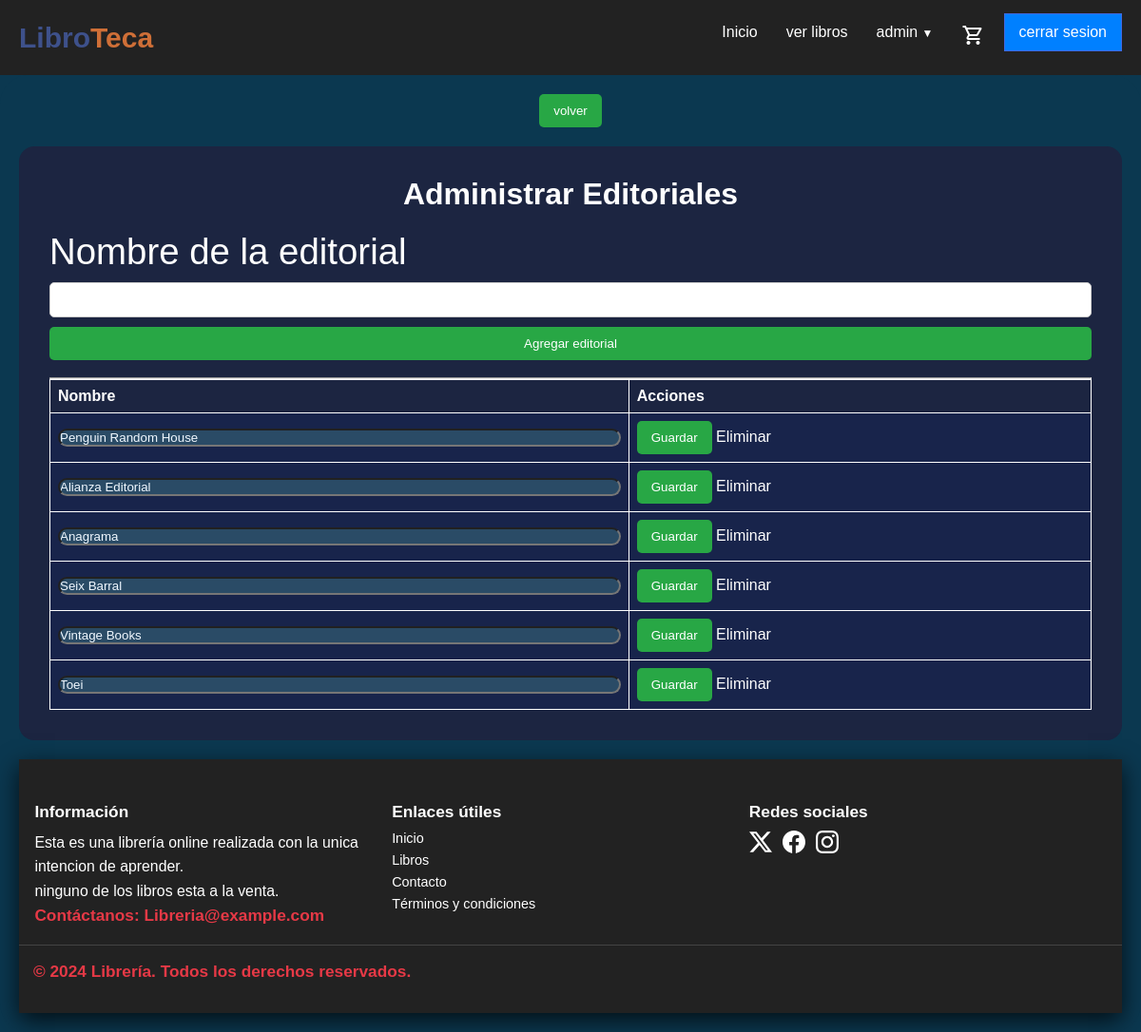
Screenshot of /agregareditorial (signed in) with the database file from the repository.
### models/controladordatabase.py (models this page shows, shortened)
class Editorial(db.Model):
    __tablename__ = 'Editorial'
    id = db.Column(db.Integer, primary_key=True)
    nombre = db.Column(db.String(100), nullable=False)
    pais = db.Column(db.String(100), nullable=True)
    libros = db.relationship('Libros', backref='editorial', lazy=True)

### routes/libros.py (the view, shortened to what this page needs)
@libros.route('/agregareditorial', methods=['GET', 'POST'])
@admin_required
def agregar_editorial():
    editoriales = Editorial.query.all()
    return render_template('libros/agregar_editorial.html', editoriales=editoriales)

### routes/login.py (called while the page is built)
def admin_required(f):
    @wraps(f)
    def decorated_function(*args, **kwargs):
        if "nombre" not in session:
            flash("Acceso denegado: Debes iniciar sesión.")
            return redirect(url_for('user.index_login'))
        if session.get('rol') != 'admin':
            flash("Acceso denegado: Se requiere rol de administrador.")
            return redirect(url_for('libros.bienvenida'))
        return f(*args, **kwargs)
    return decorated_function

### templates/libros/agregar_editorial.html
{% extends 'layout.html' %}
{% block content %}
<button onclick="window.history.back()">volver</button>
<div class="container">
    <h1>Administrar Editoriales</h1>
    <form action="{{ url_for('libros.agregar_editorial') }}" method="post">
        <label for="nombre_editorial">Nombre de la editorial</label>
        <input type="text" name="nombre_editorial" class="input_field" required>
        <button type="submit" class="btn_log">Agregar editorial</button>
    </form><br>
    <hr>
    <table class="table">
        <thead>
            <tr>
                <th>Nombre</th>
                <th>Acciones</th>
            </tr>
        </thead>
        <tbody>
            {% for editorial in editoriales %}
            <tr>
                <form action="{{ url_for('libros.editar_editorial', id=editorial.id) }}" method="post">
                    <td>
                        <input style="border-radius: 30px; width: 100%; height: 100%; background-color: #2a4b66; color: aliceblue;" type="text" name="nombre_editorial" value="{{ editorial.nombre }}" class="input_field" required>
                    </td>
                    <td>
                        <button type="submit" class="btn_log">Guardar</button>
                        <a href="{{ url_for('libros.eliminar_editorial', id=editorial.id) }}" class="btn_delete" onclick="return confirm('¿Estás seguro de eliminar esta editorial?');">Eliminar</a>
                    </td>
                </form>
            </tr>
            {% endfor %}
        </tbody>
    </table>
</div>
{% endblock %}

### static/css/tabla.css (style rules this page uses)
table { margin: 0 0 0 0; width: 100%; border-collapse: collapse; }
th, td { border: 1px solid #ffffff; padding: 8px; text-align: left; color: #ffffff; background-color: #18244b; }
th { background-color: var(--color-azul-marino); }
.container { max-width: 1200px; padding: 2rem; border-radius: 1rem; width: 100%; }
h1 { font-size: 2rem; color: #fff; }

### static/css/navbar.css (style rules this page uses)
* { box-sizing: border-box; padding: 0; margin: 0; }
body { font-family: sans-serif; font-size: 16px; }
a { color: white; text-decoration: none; }

### static/css/login.css (style rules this page uses)
:root { --color-azul: #0b3850; --color-azul-marino: #1C2541; --color-gris-claro: #E0E0E0; --color-blanco: #FFFFFF; --color-gris-oscuro: #333333; --color-naranja: #F4A261; --color-naranja-oscuro: #cf6f37; --primary: 237, 94%, 81%; --background: 266, 16%, 92%; --background-secondary: 256, 12%, 12%; --background-secondary-dark: 256, 10%, 10%; --background-secondary-light: 257, 11%, 16%; --text-primary: 0, 0%, 0%; --black: 0, 0%, 0%; --white: 0, 0%, 100%; --quite-gray: 0, 0%, 50%; --grooble: 10, 28%, 93%; --heading-large: 5.6rem; --heading-medium: 3.6rem; --heading-small: 2.4rem; --paragraph: 1.11rem; --navbar-buttons: 2.4rem; --transition-main: .175, .685, .32; --font-main: "Poppins"; }

### static/css/detalles.css (style rules this page uses)
* { margin: 0; padding: 0; box-sizing: border-box; }
a { user-select: none; outline: none; }
label { color: #ffffff; font-size: var(--heading-small); }
body { background-color: var(--color-azul); }
main#main h1 { font-size: 2em; margin-bottom: 10px; color: #ffffff; text-align: center; }
button { background-color: #4c00ff; border: none; padding: 10px 20px; border-radius: 10px; cursor: pointer; color: white; }

### static/css/carousel.css (style rules this page uses)
form { margin-top: 20px; display: flex; flex-direction: column; gap: 10px; }
form input, form textarea { padding: 10px; border: 1px solid #ccc; border-radius: 5px; }
button { background-color: #28a745; color: white; padding: 10px 15px; border: none; border-radius: 5px; cursor: pointer; }
.container { background-color: var(--color-azul-marino); }

### rows the page displays
Editorial: nombre_editorial "Penguin Random House"
Editorial: nombre_editorial "Alianza Editorial"
Editorial: nombre_editorial "Anagrama"
Editorial: nombre_editorial "Seix Barral"
Editorial: nombre_editorial "Vintage Books"
Editorial: nombre_editorial "Toei"
